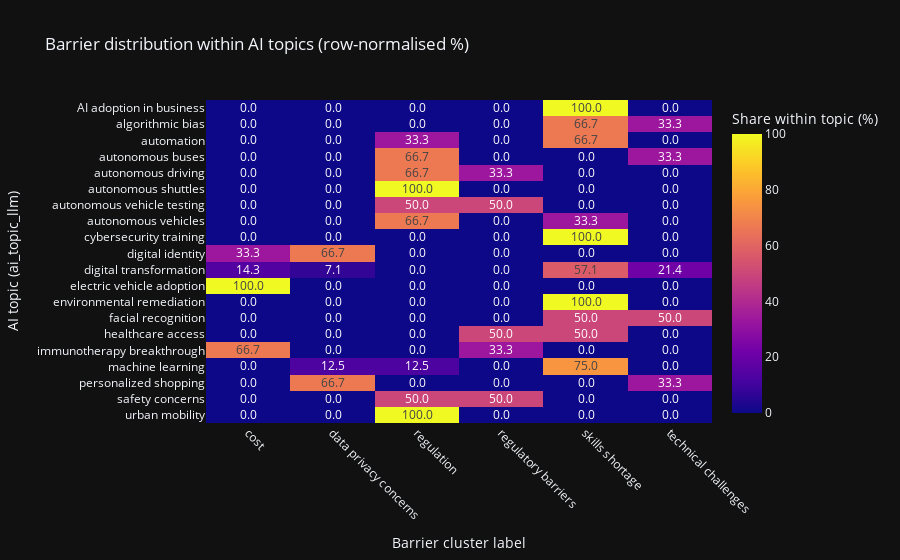
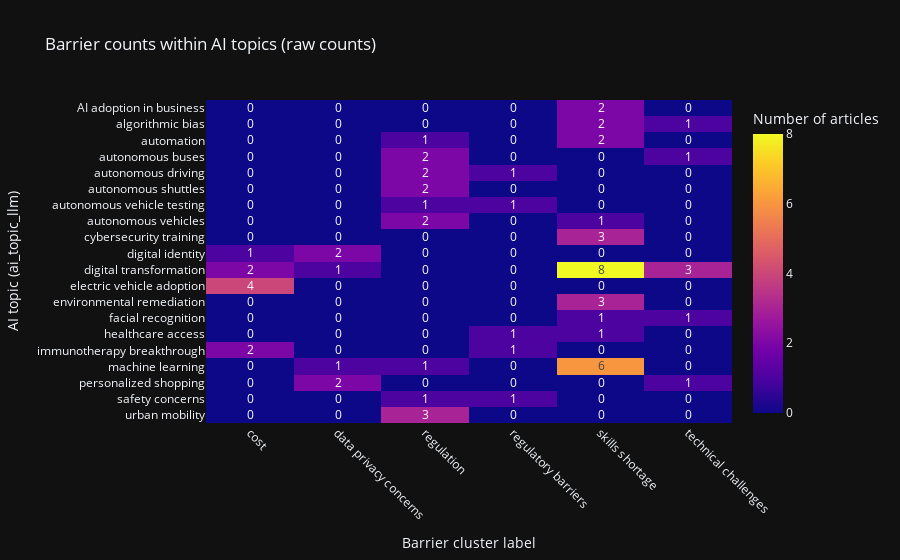

Notebook code for these charts, in order:
### Code cell
# topic and barrier 2D compare plot
df_plot = target_df.copy()

# Clean topic and barrier labels
df_plot["ai_topic_llm"] = (
    df_plot["ai_topic_llm"]
    .astype(str)
    .str.strip()
    .replace("", "unknown")
)

df_plot["barrier_cluster_label"] = (
    df_plot["barrier_cluster_label"]
    .astype(str)
    .str.strip()
    .replace("", "unknown")
)

# Remove aggregated / non-informative labels
df_plot = df_plot[
    ~df_plot["barrier_cluster_label"].isin(["other", "none", "unknown"])
]

# Optional: also drop unknown topics
df_plot = df_plot[df_plot["ai_topic_llm"] != "unknown"]

# Limit to top topics / top barriers to keep plot readable
TOPK_TOPICS = 20
TOPK_BARRIERS = 10

top_topics = (
    df_plot["ai_topic_llm"]
    .value_counts()
    .head(TOPK_TOPICS)
    .index
)

top_barriers = (
    df_plot["barrier_cluster_label"]
    .value_counts()
    .head(TOPK_BARRIERS)
    .index
)

df_plot = df_plot[
    df_plot["ai_topic_llm"].isin(top_topics)
    & df_plot["barrier_cluster_label"].isin(top_barriers)
]

# ============================================================
# 2. Topic × barrier table (counts + row %)
# ============================================================

# Cross-tab: counts
ct = pd.crosstab(
    df_plot["ai_topic_llm"],
    df_plot["barrier_cluster_label"]
)

# Row-normalised percentages (share of barriers *within each topic*)
ct_row_pct = ct.div(ct.sum(axis=1), axis=0) * 100

# Long-format table (if you want to export / inspect)
topic_barrier_long = (
    ct
    .stack()
    .reset_index(name="n_articles")
    .rename(columns={"ai_topic_llm": "topic", "barrier_cluster_label": "barrier"})
)

topic_barrier_long["row_pct"] = (
    topic_barrier_long["n_articles"]
    / topic_barrier_long.groupby("topic")["n_articles"].transform("sum")
    * 100
)

print("\n=== Topic × Barrier: counts (Top topics/barriers) ===")
print(ct)

print("\n=== Topic × Barrier: row-normalised % ===")
print(ct_row_pct.round(1))

# Optional: save tables
os.makedirs("../results", exist_ok=True)
ct.to_csv("results/topic_barrier_counts.csv")
ct_row_pct.to_csv("results/topic_barrier_row_pct.csv")

# ============================================================
# 3. 2D heatmap: topic vs barrier (row %)
# ============================================================

fig = px.imshow(
    ct_row_pct,
    x=ct_row_pct.columns,
    y=ct_row_pct.index,
    text_auto=".1f",
    aspect="auto",
    labels=dict(
        x="Barrier cluster label",
        y="AI topic (ai_topic_llm)",
        color="Share within topic (%)",
    ),
    title="Barrier distribution within AI topics (row-normalised %)",
)

# If you prefer the x-axis at bottom, comment out the next line
# fig.update_xaxes(side="top")

fig.update_layout(
    xaxis_tickangle=45,
)

fig.show()
fig.write_html("results/topic_barrier_heatmap_row_pct.html")

# ============================================================
# (Optional) 2D heatmap with raw counts instead of %
# ============================================================

fig_counts = px.imshow(
    ct,
    x=ct.columns,
    y=ct.index,
    text_auto=True,
    aspect="auto",
    labels=dict(
        x="Barrier cluster label",
        y="AI topic (ai_topic_llm)",
        color="Number of articles",
    ),
    title="Barrier counts within AI topics (raw counts)",
)

fig_counts.update_layout(
    xaxis_tickangle=45,
)

fig_counts.show()

### Figure 1 — Plotly figure (JSON) as saved in the notebook; plotly's stock layout.template omitted (floating-point values rounded to 4 significant figures)
{"data": [{"coloraxis": "coloraxis", "name": "0", "texttemplate": "%{z:.1f}", "x": ["cost", "data privacy concerns", "regulation", "regulatory barriers", "skills shortage", "technical challenges"], "y": ["AI adoption in business", "algorithmic bias", "automation", "autonomous buses", "autonomous driving", "autonomous shuttles", "autonomous vehicle testing", "autonomous vehicles", "cybersecurity training", "digital identity", "digital transformation", "electric vehicle adoption", "environmental remediation", "facial recognition", "healthcare access", "immunotherapy breakthrough", "machine learning", "personalized shopping", "safety concerns", "urban mobility"], "z": [[0.0, 0.0, 0.0, 0.0, 100.0, 0.0], [0.0, 0.0, 0.0, 0.0, 66.67, 33.33], [0.0, 0.0, 33.33, 0.0, 66.67, 0.0], [0.0, 0.0, 66.67, 0.0, 0.0, 33.33], [0.0, 0.0, 66.67, 33.33, 0.0, 0.0], [0.0, 0.0, 100.0, 0.0, 0.0, 0.0], [0.0, 0.0, 50.0, 50.0, 0.0, 0.0], [0.0, 0.0, 66.67, 0.0, 33.33, 0.0], [0.0, 0.0, 0.0, 0.0, 100.0, 0.0], [33.33, 66.67, 0.0, 0.0, 0.0, 0.0], [14.29, 7.143, 0.0, 0.0, 57.14, 21.43], [100.0, 0.0, 0.0, 0.0, 0.0, 0.0], [0.0, 0.0, 0.0, 0.0, 100.0, 0.0], [0.0, 0.0, 0.0, 0.0, 50.0, 50.0], [0.0, 0.0, 0.0, 50.0, 50.0, 0.0], [66.67, 0.0, 0.0, 33.33, 0.0, 0.0], [0.0, 12.5, 12.5, 0.0, 75.0, 0.0], [0.0, 66.67, 0.0, 0.0, 0.0, 33.33], [0.0, 0.0, 50.0, 50.0, 0.0, 0.0], [0.0, 0.0, 100.0, 0.0, 0.0, 0.0]], "type": "heatmap", "xaxis": "x", "yaxis": "y", "hovertemplate": "Barrier cluster label: %{x}<br>AI topic (ai_topic_llm): %{y}<br>Share within topic (%): %{z}<extra></extra>"}], "layout": {"xaxis": {"anchor": "y", "domain": [0.0, 1.0], "title": {"text": "Barrier cluster label"}, "tickangle": 45}, "yaxis": {"anchor": "x", "domain": [0.0, 1.0], "autorange": "reversed", "title": {"text": "AI topic (ai_topic_llm)"}}, "coloraxis": {"colorbar": {"title": {"text": "Share within topic (%)"}}, "colorscale": [[0.0, "#0d0887"], [0.1111, "#46039f"], [0.2222, "#7201a8"], [0.3333, "#9c179e"], [0.4444, "#bd3786"], [0.5556, "#d8576b"], [0.6667, "#ed7953"], [0.7778, "#fb9f3a"], [0.8889, "#fdca26"], [1.0, "#f0f921"]]}, "title": {"text": "Barrier distribution within AI topics (row-normalised %)"}}}

### Figure 2 — Plotly figure (JSON) as saved in the notebook; plotly's stock layout.template omitted (floating-point values rounded to 4 significant figures)
{"data": [{"coloraxis": "coloraxis", "name": "0", "texttemplate": "%{z}", "x": ["cost", "data privacy concerns", "regulation", "regulatory barriers", "skills shortage", "technical challenges"], "y": ["AI adoption in business", "algorithmic bias", "automation", "autonomous buses", "autonomous driving", "autonomous shuttles", "autonomous vehicle testing", "autonomous vehicles", "cybersecurity training", "digital identity", "digital transformation", "electric vehicle adoption", "environmental remediation", "facial recognition", "healthcare access", "immunotherapy breakthrough", "machine learning", "personalized shopping", "safety concerns", "urban mobility"], "z": [[0, 0, 0, 0, 2, 0], [0, 0, 0, 0, 2, 1], [0, 0, 1, 0, 2, 0], [0, 0, 2, 0, 0, 1], [0, 0, 2, 1, 0, 0], [0, 0, 2, 0, 0, 0], [0, 0, 1, 1, 0, 0], [0, 0, 2, 0, 1, 0], [0, 0, 0, 0, 3, 0], [1, 2, 0, 0, 0, 0], [2, 1, 0, 0, 8, 3], [4, 0, 0, 0, 0, 0], [0, 0, 0, 0, 3, 0], [0, 0, 0, 0, 1, 1], [0, 0, 0, 1, 1, 0], [2, 0, 0, 1, 0, 0], [0, 1, 1, 0, 6, 0], [0, 2, 0, 0, 0, 1], [0, 0, 1, 1, 0, 0], [0, 0, 3, 0, 0, 0]], "type": "heatmap", "xaxis": "x", "yaxis": "y", "hovertemplate": "Barrier cluster label: %{x}<br>AI topic (ai_topic_llm): %{y}<br>Number of articles: %{z}<extra></extra>"}], "layout": {"xaxis": {"anchor": "y", "domain": [0.0, 1.0], "title": {"text": "Barrier cluster label"}, "tickangle": 45}, "yaxis": {"anchor": "x", "domain": [0.0, 1.0], "autorange": "reversed", "title": {"text": "AI topic (ai_topic_llm)"}}, "coloraxis": {"colorbar": {"title": {"text": "Number of articles"}}, "colorscale": [[0.0, "#0d0887"], [0.1111, "#46039f"], [0.2222, "#7201a8"], [0.3333, "#9c179e"], [0.4444, "#bd3786"], [0.5556, "#d8576b"], [0.6667, "#ed7953"], [0.7778, "#fb9f3a"], [0.8889, "#fdca26"], [1.0, "#f0f921"]]}, "title": {"text": "Barrier counts within AI topics (raw counts)"}}}
